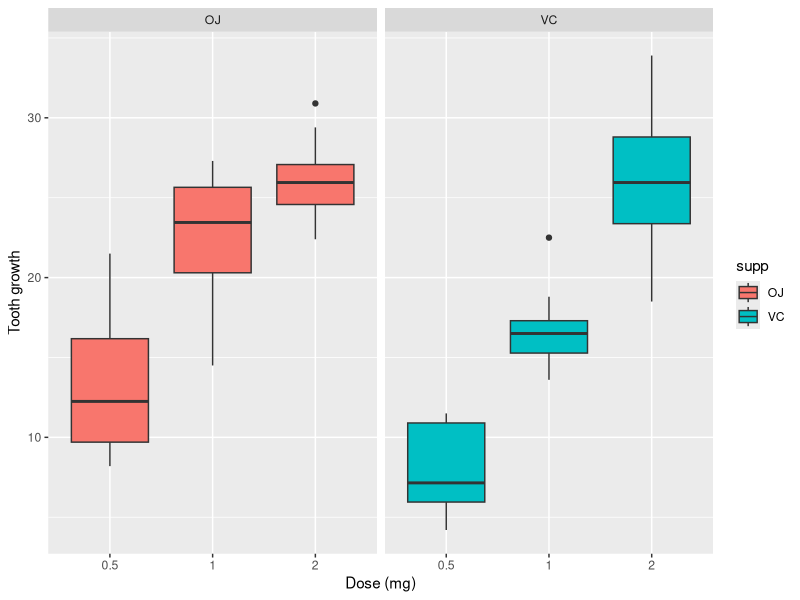

Reproduce this figure in R. (Note: this script raises an error after producing the figure.)
## ---- chunk 1
require(knitr)
opts_chunk$set(echo=TRUE, results="asis", warning=FALSE, message=FALSE)
## ---- chunk 2
library(datasets)
data(ToothGrowth)

# set dose as a factor
ToothGrowth$dose<-as.factor(ToothGrowth$dose)

## ---- chunk 3
str(ToothGrowth)
## ---- chunk 4
summary(ToothGrowth)
## ---- chunk 5
table(ToothGrowth$supp, ToothGrowth$dose)
## ---- chunk 6
library(ggplot2)
g<-ggplot(data=ToothGrowth,
       aes(x=dose,y=len,fill=supp)) +
  ylab("Tooth growth") + 
  xlab("Dose (mg)") +
  geom_boxplot() +
  facet_grid(.~supp)
print(g)
## ---- chunk 7
t.test(len~supp,
       paired=F, 
       var.equal=F,
       data=ToothGrowth)
## ---- chunk 8
t.test(len ~ dose, paired = F, var.equal = F,
           data = subset(ToothGrowth, dose %in% c(0.5, 1.0)))
## ---- chunk 9
t.test(len ~ dose, paired = F, var.equal = F,
           data = subset(ToothGrowth, dose %in% c(0.5, 2.0)))
## ---- chunk 10
t.test(len ~ dose, paired = F, var.equal = F,
           data = subset(ToothGrowth, dose %in% c(1.0, 2.0)))

